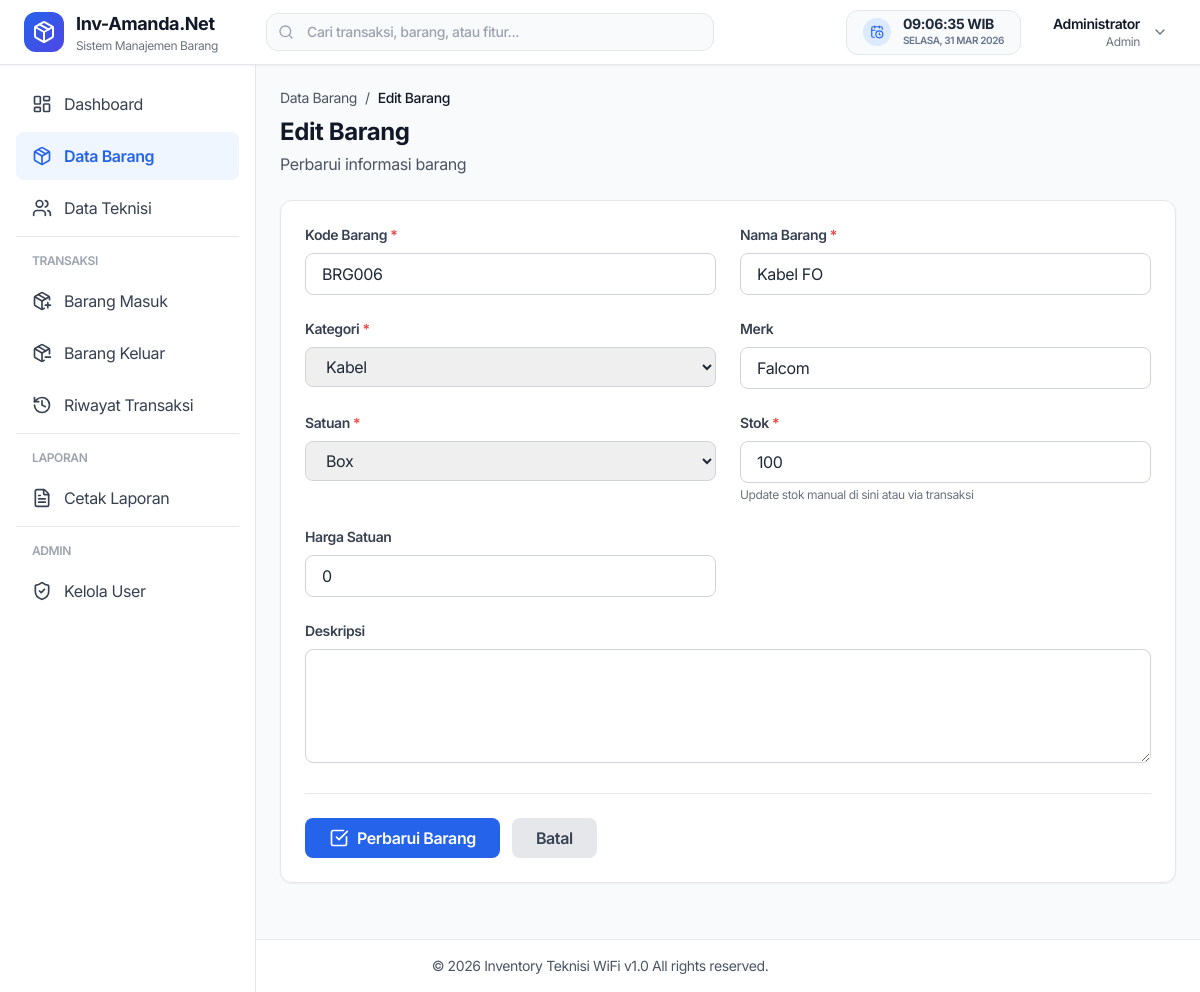
Screenshot of /barang/edit.php?id=6 (signed in) with the database file from the repository.
### tables this page shows
CREATE TABLE `users` (
  `id` int NOT NULL,
  `username` varchar(50) NOT NULL,
  `password` varchar(255) NOT NULL,
  `nama_lengkap` varchar(100) NOT NULL,
  `email` varchar(100) DEFAULT NULL,
  `role` enum('admin','teknisi') DEFAULT 'teknisi',
  `foto_profil` varchar(255) DEFAULT NULL,
  `created_at` timestamp NOT NULL DEFAULT CURRENT_TIMESTAMP,
  `updated_at` timestamp NOT NULL DEFAULT CURRENT_TIMESTAMP ON UPDATE CURRENT_TIMESTAMP
);

CREATE TABLE `barang` (
  `id` int NOT NULL,
  `kode_barang` varchar(50) NOT NULL,
  `nama_barang` varchar(100) NOT NULL,
  `kategori` varchar(50) DEFAULT NULL,
  `merk` varchar(50) DEFAULT NULL,
  `satuan` varchar(20) DEFAULT NULL,
  `stok` int DEFAULT '0',
  `harga` decimal(15,2) DEFAULT NULL,
  `deskripsi` text,
  `created_at` timestamp NOT NULL DEFAULT CURRENT_TIMESTAMP
);

### includes/auth_check.php (called while the page is built, shortened)
<?php
require_once __DIR__ . '/../config/database.php';
$user_id = $_SESSION['user_id'];
$query = "SELECT * FROM users WHERE id = ?";
$stmt = mysqli_prepare($conn, $query);
mysqli_stmt_bind_param($stmt, "i", $user_id);
mysqli_stmt_execute($stmt);
$result = mysqli_stmt_get_result($stmt);
$user = mysqli_fetch_assoc($result);
?>

### functions/barang.php (called while the page is built, shortened)
<?php
function getBarangById($conn, $id) {
    $id = mysqli_real_escape_string($conn, $id);
    $query = "SELECT * FROM barang WHERE id = '$id'";
    $result = mysqli_query($conn, $query);
    return mysqli_fetch_assoc($result);
}
?>

### public/barang/edit.php (the view, shortened to what this page needs)
<?php
require_once '../../includes/auth_check.php';
require_once '../../functions/barang.php';
$id = $_GET['id'] ?? 0;
$barang = getBarangById($conn, $id);
require_once '../../includes/header.php';
?>
<?php require_once '../../includes/sidebar.php'; ?>
<div class="lg:ml-64 pt-16">
    <div class="p-6">
        <div class="mb-6">
            <div class="flex items-center gap-2 text-sm text-gray-600 mb-2">
                <a href="index" class="hover:text-blue-600">Data Barang</a>
                <span>/</span>
                <span class="text-gray-900 font-medium">Edit Barang</span>
            </div>
            <h1 class="text-2xl font-bold text-gray-900">Edit Barang</h1>
            <p class="text-gray-600 mt-1">Perbarui informasi barang</p>
        </div>
        <div class="bg-white rounded-xl shadow-sm border border-gray-200 overflow-hidden">
            <form method="POST" action="" class="p-6">
                <div class="grid grid-cols-1 md:grid-cols-2 gap-6">
                    <div>
                        <label class="block text-sm font-semibold text-gray-700 mb-2">
                            Kode Barang <span class="text-red-500">*</span>
                        </label>
                        <input type="text" name="kode_barang" required
                               value="<?= $barang['kode_barang'] ?>"
                               class="w-full px-4 py-2 border border-gray-300 rounded-lg focus:ring-2 focus:ring-blue-500 focus:border-blue-500">
                    </div>
                    <div>
                        <label class="block text-sm font-semibold text-gray-700 mb-2">
                            Nama Barang <span class="text-red-500">*</span>
                        </label>
                        <input type="text" name="nama_barang" required
                               value="<?= $barang['nama_barang'] ?>"
                               class="w-full px-4 py-2 border border-gray-300 rounded-lg focus:ring-2 focus:ring-blue-500 focus:border-blue-500">
                    </div>
                    <div>
                        <label class="block text-sm font-semibold text-gray-700 mb-2">
                            Kategori <span class="text-red-500">*</span>
                        </label>
                        <select name="kategori" required
                                class="w-full px-4 py-2 border border-gray-300 rounded-lg focus:ring-2 focus:ring-blue-500 focus:border-blue-500">
                            <option value="Kabel" <?= $barang['kategori'] == 'Kabel' ? 'selected' : '' ?>>Kabel</option>
                        </select>
                    </div>
                    <div>
                        <label class="block text-sm font-semibold text-gray-700 mb-2">
                            Merk
                        </label>
                        <input type="text" name="merk"
                               value="<?= $barang['merk'] ?>"
                               class="w-full px-4 py-2 border border-gray-300 rounded-lg focus:ring-2 focus:ring-blue-500 focus:border-blue-500">
                    </div>
                    <div>
                        <label class="block text-sm font-semibold text-gray-700 mb-2">
                            Satuan <span class="text-red-500">*</span>
                        </label>
                        <select name="satuan" required
                                class="w-full px-4 py-2 border border-gray-300 rounded-lg focus:ring-2 focus:ring-blue-500 focus:border-blue-500">
                            <option value="Box" <?= $barang['satuan'] == 'Box' ? 'selected' : '' ?>>Box</option>
                        </select>
                    </div>
                    <div>
                        <label class="block text-sm font-semibold text-gray-700 mb-2">
                            Stok <span class="text-red-500">*</span>
                        </label>
                        <input type="number" name="stok" required min="0"
                               value="<?= $barang['stok'] ?>"
                               class="w-full px-4 py-2 border border-gray-300 rounded-lg focus:ring-2 focus:ring-blue-500 focus:border-blue-500">
                        <p class="text-xs text-gray-500 mt-1">Update stok manual di sini atau via transaksi</p>
                    </div>
                    <div>
                        <label class="block text-sm font-semibold text-gray-700 mb-2">
                            Harga Satuan
                        </label>
                        <input type="text" name="harga"
                               value="<?= number_format($barang['harga'], 0, '', '.') ?>"
                               class="w-full px-4 py-2 border border-gray-300 rounded-lg focus:ring-2 focus:ring-blue-500 focus:border-blue-500"
                               onkeyup="formatCurrency(this)">
                    </div>
                    <div class="md:col-span-2">
                        <label class="block text-sm font-semibold text-gray-700 mb-2">
                            Deskripsi
                        </label>
                        <textarea name="deskripsi" rows="4"
                                  class="w-full px-4 py-2 border border-gray-300 rounded-lg focus:ring-2 focus:ring-blue-500 focus:border-blue-500"><?= $barang['deskripsi'] ?></textarea>
                    </div>
                </div>
                <div class="flex items-center gap-3 mt-6 pt-6 border-t border-gray-200">
                    <button type="submit"
                            class="px-6 py-2 bg-blue-600 text-white font-semibold rounded-lg hover:bg-blue-700 transition">
                        <span class="flex items-center gap-2">
                            <i data-lucide="check-square" class="w-5 h-5"></i>
                            Perbarui Barang
                        </span>
                    </button>
                    <a href="index"
                       class="px-6 py-2 bg-gray-200 text-gray-700 font-semibold rounded-lg hover:bg-gray-300 transition">
                        Batal
                    </a>
                </div>
            </form>
        </div>
    </div>
<?php require_once '../../includes/footer.php'; ?>

### includes/header.php (shortened to what this page needs)
<!DOCTYPE html>
<html lang="id">
<head>
    <script src="https://cdn.tailwindcss.com"></script>
</head>
<body class="bg-gray-50 text-gray-800 tracking-tight">
    <nav class="bg-white shadow-sm border-b border-gray-200 fixed top-0 left-0 right-0 z-50">
        <div class="px-4 lg:px-6">
            <div class="flex items-center justify-between h-16">
                <div class="flex items-center gap-4 flex-1">
                    <div class="flex items-center gap-3">
                        <div class="w-10 h-10 bg-gradient-to-br from-blue-600 to-indigo-600 rounded-xl flex items-center justify-center">
                            <i data-lucide="package" class="w-6 h-6 text-white"></i>
                        </div>
                        <div class="hidden md:block min-w-max">
                            <h1 class="text-lg font-bold text-gray-900">Inv-Amanda.Net</h1>
                            <p class="text-xs text-gray-500">Sistem Manajemen Barang</p>
                        </div>
                    </div>
                    <div class="hidden lg:flex max-w-md w-full ml-8 mr-auto">
                    <form action="<?= BASE_URL ?>/public/transaksi/riwayat" method="GET" class="relative w-full">
                        <div class="absolute inset-y-0 left-0 pl-3 flex items-center pointer-events-none">
                        </div>
                        <input type="text" name="search" class="block w-full pl-10 pr-3 py-2 border border-gray-200 rounded-xl leading-5 bg-gray-50 text-sm placeholder-gray-400 focus:outline-none focus:bg-white focus:ring-2 focus:ring-blue-500 focus:border-blue-500 transition-all font-medium" placeholder="Cari transaksi, barang, atau fitur...">
                    </form>
                </div>
                </div>
                <div class="flex items-center gap-4 md:gap-6">
                    <div class="hidden lg:flex items-center gap-3 px-4 py-1.5 bg-slate-50 border border-slate-200 rounded-xl">
                        <div class="w-7 h-7 rounded-full bg-blue-100 flex items-center justify-center text-blue-600">
                            <i data-lucide="calendar-clock" class="w-3.5 h-3.5"></i>
                        </div>
                        <div class="text-left">
                            <p id="liveTime" class="text-sm font-bold tracking-tight text-slate-800 leading-none">--:--:--</p>
                            <p id="liveDate" class="text-[10px] font-semibold text-slate-500 uppercase mt-0.5">------</p>
                        </div>
                    </div>
                    <div class="relative">
                        <button onclick="toggleUserMenu()" class="flex items-center gap-3 p-2 rounded-xl hover:bg-slate-100 transition">
                            <div class="hidden md:block text-right">
                                <p class="text-sm font-semibold text-gray-900"><?= $user['nama_lengkap'] ?></p>
                                <p class="text-xs text-gray-500"><?= ucfirst($user['role']) ?></p>
                            </div>
                            <i data-lucide="chevron-down" class="w-4 h-4 text-gray-500"></i>
                        </button>
                    </div>
                </div>
            </div>
        </div>
    </nav>

### includes/header.php (style rules this page uses)
body { font-family: 'Inter', sans-serif; }

### rows the page displays
users: nama_lengkap "Administrator", role "Admin"
barang: kode_barang "BRG006", nama_barang "Kabel FO", kategori "Kabel", merk "Falcom", satuan "Box", stok "100", harga "0"
